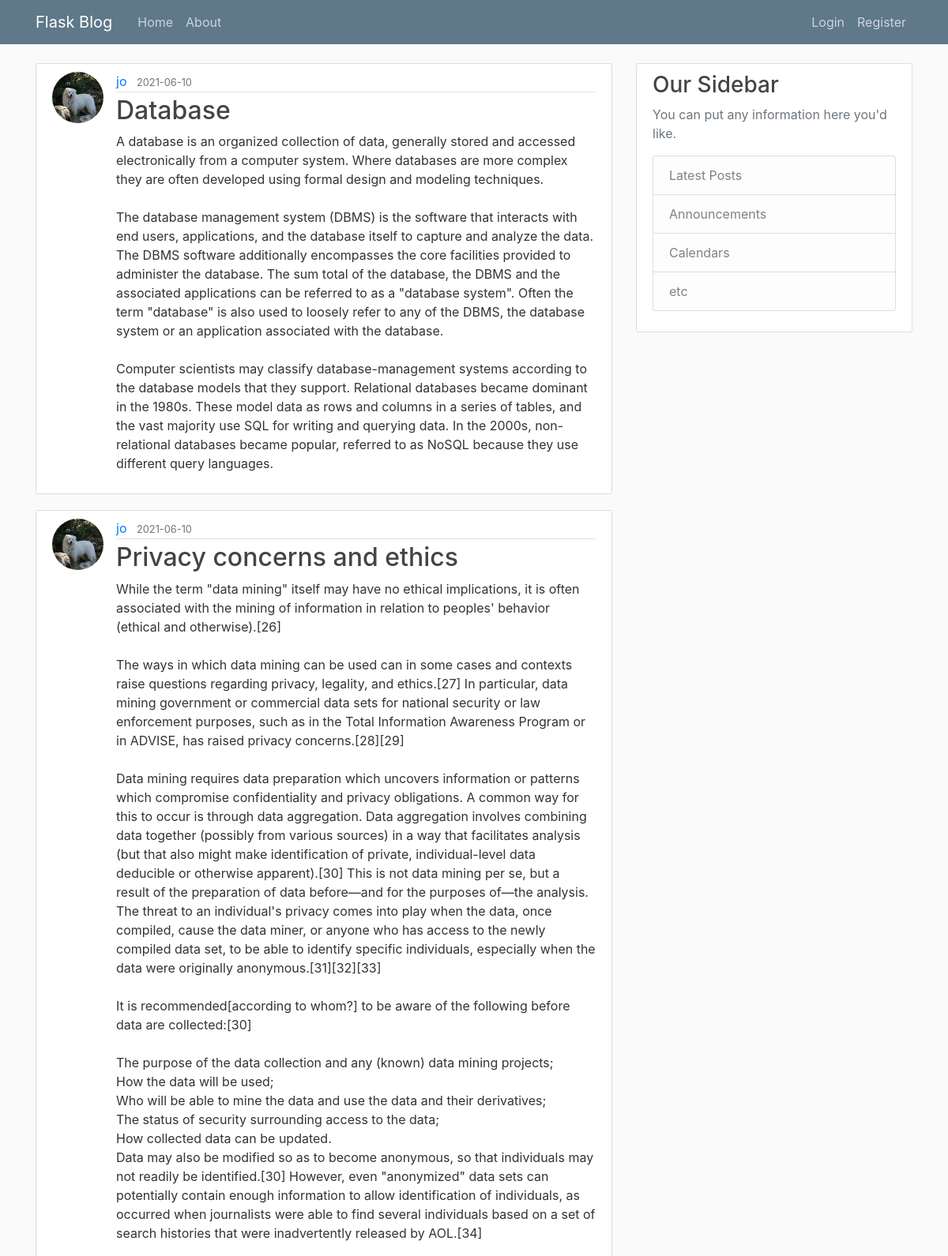
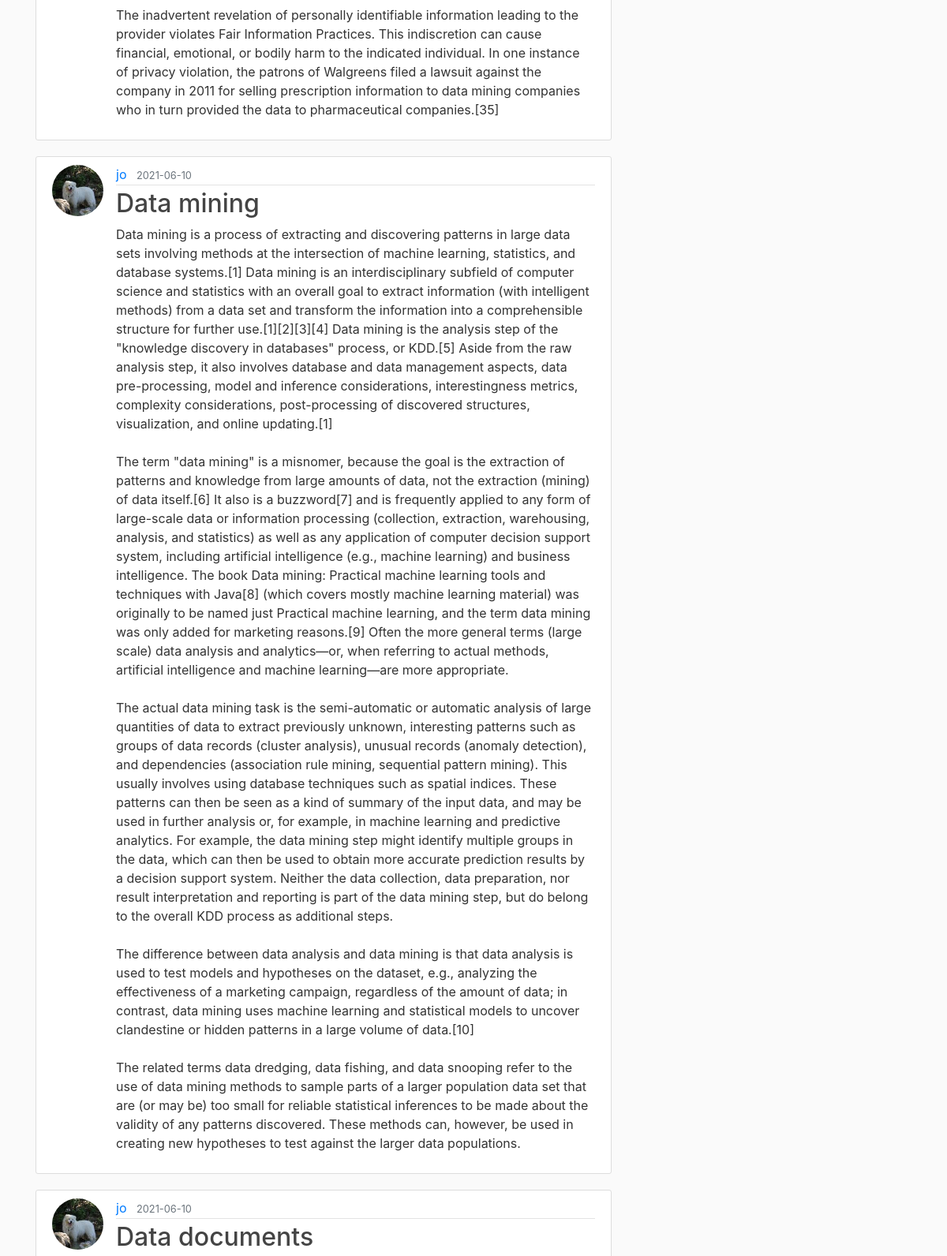
The page /home (upper part) on the database its author committed (2 pictures, top to bottom).
### flaskblog/models.py (models this page shows, shortened)
class Post(db.Model):
    id = db.Column(db.Integer, primary_key=True)
    title = db.Column(db.String(100), nullable=False)
    date_posted = db.Column(db.DateTime, nullable=False, default=datetime.utcnow)
    content = db.Column(db.Text, nullable=False)
    user_id = db.Column(db.Integer, db.ForeignKey('user.id'), nullable=False)

class User(db.Model, UserMixin):
    id = db.Column(db.Integer, primary_key=True)
    username = db.Column(db.String(20), unique=True, nullable=False)
    email = db.Column(db.String(120), unique=True, nullable=False)
    image_file = db.Column(db.String(20), nullable=False, default='default.jpg')
    password = db.Column(db.String(60), nullable=False)
    posts = db.relationship('Post', backref='author', lazy=True)

### flaskblog/main/routes.py (the view)
@main.route("/")
@main.route("/home")
def home():
    page = request.args.get('page', 1, type=int)
    posts = Post.query.order_by(Post.date_posted.desc()).paginate(page=page, per_page=5)
    return render_template('home.html', posts=posts)

### flaskblog/templates/home.html (shortened to what this page needs)
{% extends "layout.html" %}
{% block content %}
    {% for post in posts.items %}
        <article class="media content-section">
          <img class="rounded-circle article-img" src="{{ url_for('static', filename='profile_pics/' + post.author.image_file) }}">
          <div class="media-body">
            <div class="article-metadata">
              <a class="mr-2" href="{{ url_for('users.user_posts', username=post.author.username) }}">{{ post.author.username }}</a>
              <small class="text-muted">{{ post.date_posted.strftime('%Y-%m-%d') }}</small>
            </div>
            <h2><a class="article-title" href="{{ url_for('posts.post', post_id=post.id) }}">{{ post.title }}</a></h2>
            <p class="article-content">{{ post.content }}</p>
          </div>
        </article>
    {% endfor %}
{% endblock content %}

### flaskblog/templates/layout.html (shortened to what this page needs)
<!DOCTYPE html>
<html>
<head>
    <link rel="stylesheet" href="https://stackpath.bootstrapcdn.com/bootstrap/4.1.3/css/bootstrap.min.css">
    <link rel="stylesheet", type="text/css", href="{{ url_for('static', filename='main.css') }}">
</head>
<body>
    <header class="site-header">
      <nav class="navbar navbar-expand-md navbar-dark bg-steel fixed-top">
        <div class="container">
          <a class="navbar-brand mr-4" href="/">Flask Blog</a>
          <div class="collapse navbar-collapse" id="navbarToggle">
            <div class="navbar-nav mr-auto">
              <a class="nav-item nav-link" href="{{ url_for('main.home') }}">Home</a>
              <a class="nav-item nav-link" href="{{ url_for('main.about') }}">About</a>
            </div>
            <div class="navbar-nav">
                {% if current_user.is_authenticated %}
                    <a class="nav-item nav-link" href="{{ url_for('posts.new_post') }}">New Post</a>
                    <a class="nav-item nav-link" href="{{ url_for('users.account') }}">Account</a>
                    <a class="nav-item nav-link" href="{{ url_for('users.logout') }}">Logout</a>
                {% else %}
                    <a class="nav-item nav-link" href="{{ url_for('users.login') }}">Login</a>
                    <a class="nav-item nav-link" href="{{ url_for('users.register') }}">Register</a>
                {% endif %}
            </div>
          </div>
        </div>
      </nav>
    </header>
    <main role="main" class="container">
      <div class="row">
        <div class="col-md-8">
            {% block content %} {% endblock %}
        </div>
        <div class="col-md-4">
          <div class="content-section">
            <h3>Our Sidebar</h3>
            <p class='text-muted'>You can put any information here you'd like.
              <ul class="list-group">
                <li class="list-group-item list-group-item-light">Latest Posts</li>
                <li class="list-group-item list-group-item-light">Announcements</li>
                <li class="list-group-item list-group-item-light">Calendars</li>
                <li class="list-group-item list-group-item-light">etc</li>
              </ul>
            </p>
          </div>
        </div>
      </div>
    </main>
  </body>
</body>
</html>

### flaskblog/static/main.css (style rules this page uses)
body { background: #fafafa; color: #333333; margin-top: 5rem; }
h1, h2, h3, h4, h5, h6 { color: #444444; }
.bg-steel { background-color: #5f788a; }
.site-header .navbar-nav .nav-link { color: #cbd5db; }
.content-section { background: #ffffff; padding: 10px 20px; border: 1px solid #dddddd; border-radius: 3px; margin-bottom: 20px; }
.article-title { color: #444444; }
.article-content { white-space: pre-line; }
.article-img { height: 65px; width: 65px; margin-right: 16px; }
.article-metadata { padding-bottom: 1px; margin-bottom: 4px; border-bottom: 1px solid #e3e3e3 }

### rows shown on the page
Post: image_file (picture), author.username "jo", date_posted "2021-06-10", title "Database", content "A database is an organized collection of data, generally stored and accessed electronically from a computer system. Where databases are more complex they are often developed using formal design and modeling techniques. The database management system (DBMS) is the software that interacts with end users, applications, and the database itself to capture and analyze the data. The DBMS software additionally encompasses the core facilities provided to administer the database. The sum total of the database, the DBMS and the associated applications can be referred to as a \"database system\". Often the term \"database\" is also used to loosely refer to any of the DBMS, the database system or an…"
Post: image_file (picture), author.username "jo", date_posted "2021-06-10", title "Privacy concerns and ethics", content "While the term \"data mining\" itself may have no ethical implications, it is often associated with the mining of information in relation to peoples' behavior (ethical and otherwise).[26] The ways in which data mining can be used can in some cases and contexts raise questions regarding privacy, legality, and ethics.[27] In particular, data mining government or commercial data sets for national security or law enforcement purposes, such as in the Total Information Awareness Program or in ADVISE, has raised privacy concerns.[28][29] Data mining requires data preparation which uncovers information or patterns which compromise confidentiality and privacy obligations. A common way for this to…"
Post: image_file (picture), author.username "jo", date_posted "2021-06-10", title "Data mining", content "Data mining is a process of extracting and discovering patterns in large data sets involving methods at the intersection of machine learning, statistics, and database systems.[1] Data mining is an interdisciplinary subfield of computer science and statistics with an overall goal to extract information (with intelligent methods) from a data set and transform the information into a comprehensible structure for further use.[1][2][3][4] Data mining is the analysis step of the \"knowledge discovery in databases\" process, or KDD.[5] Aside from the raw analysis step, it also involves database and data management aspects, data pre-processing, model and inference considerations, interestingness…"
Post: image_file (picture), author.username "jo", date_posted "2021-06-10", title "Data documents"
